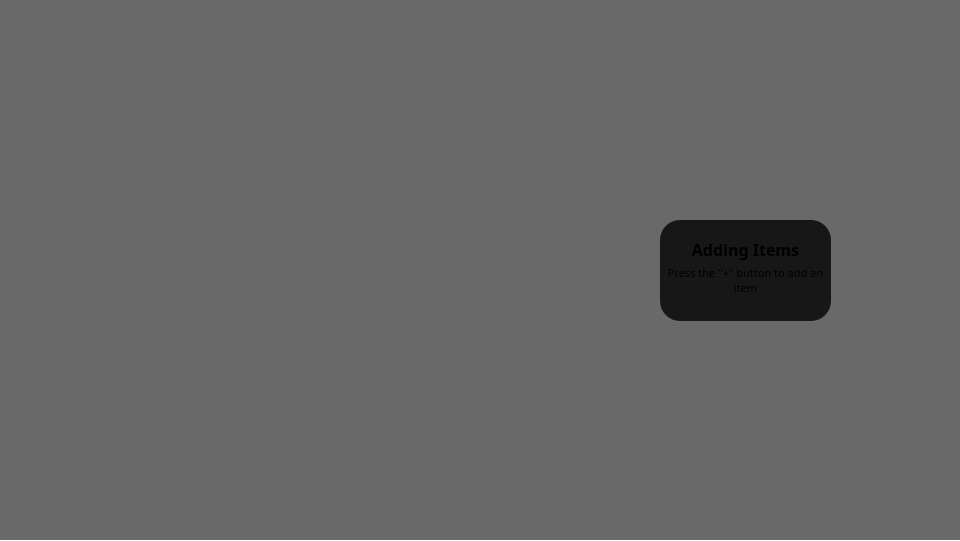
  <widget class="QGroupBox" name="slide_3">
   <property name="geometry">
    <rect>
     <x>0</x>
     <y>540</y>
     <width>960</width>
     <height>541</height>
    </rect>
   </property>
   <property name="styleSheet">
    <string notr="true">border: 0px;
background: transparent;</string>
   </property>
   <property name="title">
    <string/>
   </property>
   <widget class="QGroupBox" name="groupBox_3">
    <property name="geometry">
     <rect>
      <x>660</x>
      <y>220</y>
      <width>171</width>
      <height>101</height>
     </rect>
    </property>
    <property name="styleSheet">
     <string notr="true">QGroupBox {
	background: rgba(0, 0, 0, 200);
	border-radius: 20px;
}</string>
    </property>
    <property name="title">
     <string/>
    </property>
    <widget class="QLabel" name="label_5">
     <property name="geometry">
      <rect>
       <x>0</x>
       <y>4</y>
       <width>171</width>
       <height>51</height>
      </rect>
     </property>
     <property name="font">
      <font>
       <family>Cascadia Code</family>
       <pointsize>12</pointsize>
       <bold>true</bold>
      </font>
     </property>
     <property name="text">
      <string>Adding Items</string>
     </property>
     <property name="alignment">
      <set>Qt::AlignCenter</set>
     </property>
     <property name="wordWrap">
      <bool>true</bool>
     </property>
     <property name="margin">
      <number>0</number>
     </property>
    </widget>
    <widget class="QLabel" name="label_6">
     <property name="geometry">
      <rect>
       <x>0</x>
       <y>40</y>
       <width>171</width>
       <height>41</height>
      </rect>
     </property>
     <property name="font">
      <font>
       <family>Cascadia Code</family>
       <pointsize>8</pointsize>
       <bold>false</bold>
      </font>
     </property>
     <property name="text">
      <string>Press the &quot;+&quot; button to add an item</string>
     </property>
     <property name="alignment">
      <set>Qt::AlignCenter</set>
     </property>
     <property name="wordWrap">
      <bool>true</bool>
     </property>
     <property name="margin">
      <number>5</number>
     </property>
    </widget>
   </widget>
   <widget class="QWidget" name="widget_6" native="true">
    <property name="geometry">
     <rect>
      <x>0</x>
      <y>0</y>
      <width>960</width>
      <height>540</height>
     </rect>
    </property>
    <property name="styleSheet">
     <string notr="true">background: rgba(0, 0, 0, 150);</string>
    </property>
   </widget>
   <zorder>widget_6</zorder>
   <zorder>groupBox_3</zorder>
  </widget>
